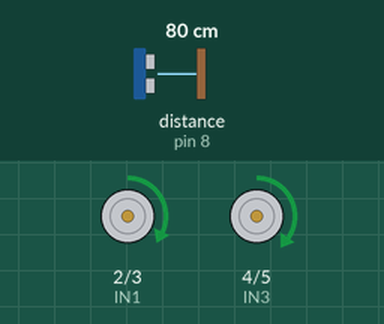
A sketch run on a simulated Arduino Uno, built with avr-gcc and run on an emulated ATmega328P. Parts: motor-driver pin pairs drawn as motors (green arrow = first pin HIGH = forward, orange = second pin HIGH = backward, longer = more drive, scaled by the enable pin). Wiring (inferred from the names in the program): ultrasonic range finder: trigger pin 9; echo pin 8. The test bench sets the inputs (shaded band); at power-on: distance to the obstacle (sensor on pin 8) 80 cm. The echo pulse lasts 58.3 µs per cm.

Above: at 1.2 s.
1.3 s: distance to the obstacle (sensor on pin 8) set to 25 cm
2.8 s: distance to the obstacle (sensor on pin 8) set to 19 cm
At 3.3 s:
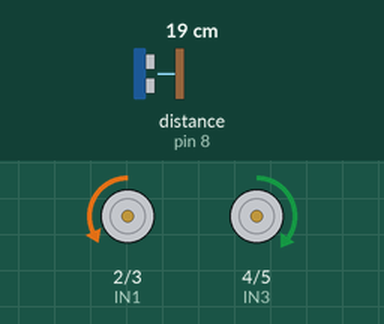
4.3 s: distance to the obstacle (sensor on pin 8) set to 35 cm
At 4.8 s:
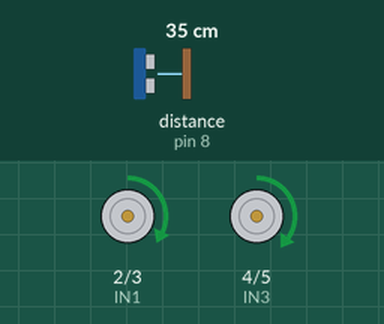
5.8 s: distance to the obstacle (sensor on pin 8) set to 2 cm
At 6.7 s:
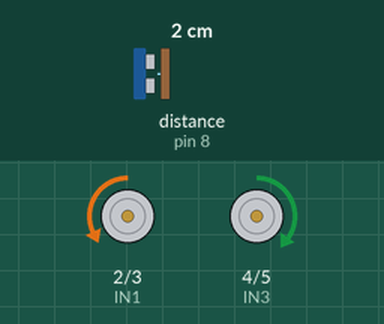
Timing chart, 0 to 8.3 s (numbered marks = the images above; inputs shaded):
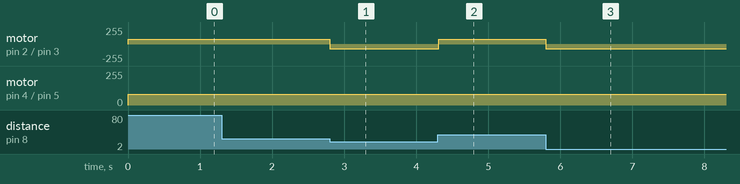

The sketch:

obstacle_avoiding_robot.ino
```cpp
// Motor Driver Pins
const int IN1 = 2;   // Left Motor
const int IN2 = 3;
const int IN3 = 4;   // Right Motor
const int IN4 = 5;

// Enable Pins for Speed Control
const int ENA = 10;  // PWM pin for left motor
const int ENB = 11;  // PWM pin for right motor

// Ultrasonic Sensor Pins
const int trigPin = 9;
const int echoPin = 8;

// Distance threshold in cm
const int distanceThreshold = 20;

// Speed (0 to 255)
const int motorSpeed = 80;

void setup() {
  // Motor pins
  pinMode(IN1, OUTPUT);
  pinMode(IN2, OUTPUT);
  pinMode(IN3, OUTPUT);
  pinMode(IN4, OUTPUT);
  pinMode(ENA, OUTPUT);
  pinMode(ENB, OUTPUT);

  // Ultrasonic sensor pins
  pinMode(trigPin, OUTPUT);
  pinMode(echoPin, INPUT);

  // Start motors at set speed
  analogWrite(ENA, 70);
  analogWrite(ENB, motorSpeed);
}

void loop() {
  long duration;
  int distance;

  // Send ultrasonic pulse
  digitalWrite(trigPin, LOW);
  delayMicroseconds(2);
  digitalWrite(trigPin, HIGH);
  delayMicroseconds(10);
  digitalWrite(trigPin, LOW);

  // Read echo time
  duration = pulseIn(echoPin, HIGH);
  distance = duration * 0.034 / 2;

  if (distance <=distanceThreshold) {
    // Obstacle detected - Turn Right
    turnRight();
    delay(300);
  } else {
    // No obstacle - Move Forward
    moveForward();
  }
}

void moveForward() {
  analogWrite(ENA, 70);
  analogWrite(ENB, motorSpeed);
  digitalWrite(IN1, HIGH);
  digitalWrite(IN2, LOW);
  digitalWrite(IN3, HIGH);
  digitalWrite(IN4, LOW);
}

void turnRight() {
  analogWrite(ENA, 70);
  analogWrite(ENB, motorSpeed);
  digitalWrite(IN1, LOW);
  digitalWrite(IN2, HIGH);
  digitalWrite(IN3, HIGH);
  digitalWrite(IN4, LOW);
}
```

Measured:
- the behaviour switches between 22 and 21 cm on distance to the obstacle (sensor on pin 8) (found by bisection; images 0 and 1)
- after the input at 1.3 s, every drawn part: stays the same
- after the input at 2.8 s, motor on pin 2 (IN1) / pin 3 (IN2): forward 70/255 → backward 70/255 at once
- after the input at 4.3 s, motor on pin 2 (IN1) / pin 3 (IN2): backward 70/255 → forward 70/255 at once
- after the input at 5.8 s, motor on pin 2 (IN1) / pin 3 (IN2): forward 70/255 → backward 70/255 at once
